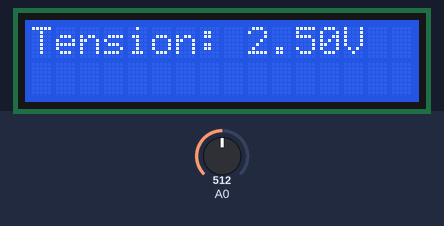
A sketch run on a simulated Arduino Uno, built with avr-gcc and run on an emulated ATmega328P. Parts: 16×2 character LCD. Inputs (shaded band) come from the test bench; at power-on: A0 = 512.

Above: at 1.2 s.
1.3 s: A0 set to 716
At 2.0 s:
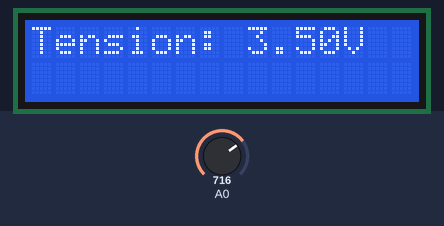
3.0 s: A0 set to 900
At 3.6 s:
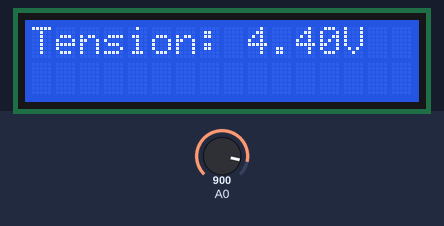
4.5 s: A0 set to 1023
At 5.3 s:
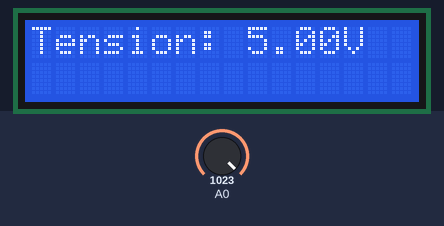
Timing chart, 0 to 7.5 s (numbered marks = the images above; inputs shaded):
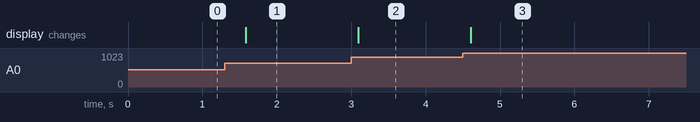

The sketch:

Job2.ino
```cpp
#include <LiquidCrystal.h>

LiquidCrystal lcd_1(12, 11, 5, 4, 3, 2);

void setup() {
  lcd_1.begin(16, 2);
}

void loop() {

  int tension = analogRead(A0);


  float tension_volts = tension * 5.0 / 1023.0;

  lcd_1.clear();


  lcd_1.setCursor(0, 0);
  lcd_1.print("Tension: ");
  lcd_1.print(tension_volts);
  lcd_1.print("V");

  delay(500);
}
```

Measured:
- after the input at 1.3 s, the display: changes after 0.28 s (image 1)
- after the input at 3.0 s, the display: changes after 0.10 s (image 2)
- after the input at 4.5 s, the display: changes after 0.11 s (image 3)
